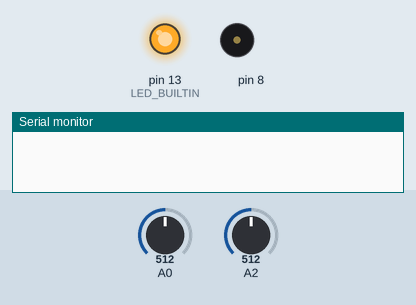
The sketch below on a simulated Arduino Uno, built with avr-gcc and run on an emulated ATmega328P. Parts: output pins drawn as LEDs (lit = HIGH), buzzer (waves = sounding), the last lines printed to the serial monitor. The test bench sets the inputs (shaded band); at power-on: A0 = 512, A2 = 512.

Above: at 0.1 s.
At 6.27 s:
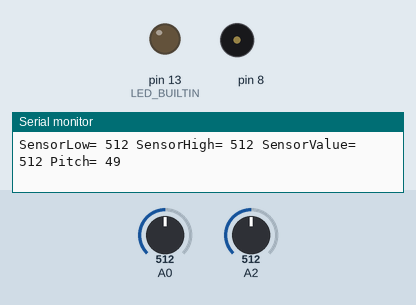
6.3 s: A0 set to 11
9.3 s: A0 set to 8
Timing chart, 0 to 18.3 s (numbered marks = the images above; inputs shaded):
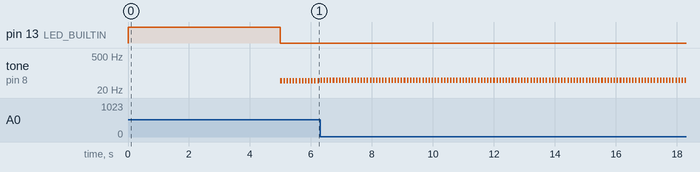

Measured:
- by itself, tone on pin 8: alternates 51 Hz for 0.05 s and silent for 0.05 s

The sketch:

Progetto6.ino
```cpp
int sensorValue;
int sensorHigh = 0;
int sensorLow = 1023;

int potValue;

void setup() {
  // put your setup code here, to run once:

   pinMode(LED_BUILTIN, OUTPUT);
   digitalWrite(LED_BUILTIN,HIGH);


   while(millis() < 5000){    //primi 5 sec di esecuzione
      sensorValue=analogRead(A0);
      if (sensorValue > sensorHigh){
        sensorHigh=sensorValue;
      }
      if (sensorValue < sensorLow){
        sensorLow=sensorValue;
      }
   }

   digitalWrite(LED_BUILTIN,LOW);
   Serial.begin(9600);
}

void loop() {
  // put your main code here, to run repeatedly:
  sensorValue=analogRead(A0);
  potValue=analogRead(A2);

  int range=map(potValue,0,1023,100,4000);
  int pitch=map(sensorValue,sensorLow,sensorHigh,50,range);

  tone(8,pitch,50);   //pin, valore frequenza, durata suono

  Serial.print("SensorLow= ");
  Serial.print(sensorLow);
  Serial.print(" SensorHigh= ");
  Serial.print(sensorHigh);
  Serial.print(" SensorValue= ");
  Serial.print(sensorValue);
  Serial.print(" Pitch= ");
  Serial.println(pitch);

  delay(100);
}
```
